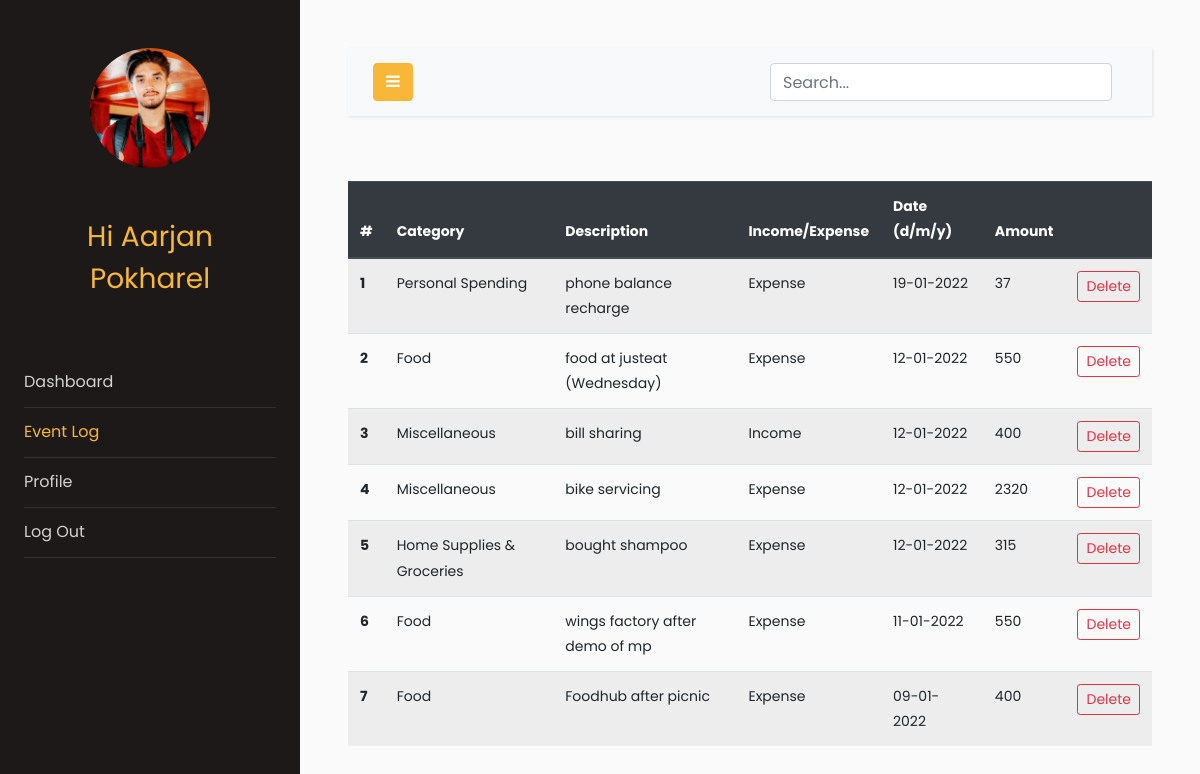
Screenshot of /passbook (signed in) with the database file from the repository.
### models.py (models this page shows, shortened)
class Users(db.Model, UserMixin):
    __tablename__ = "users"
    id = db.Column(db.Integer, primary_key=True)
    email = db.Column(db.String(64), unique=True, index=True)
    name = db.Column(db.String(64))
    pasword_hash = db.Column(db.String(128))
    income = db.Column(db.Integer)
    budget = db.Column(db.Integer, default=0)
    profile_image = db.Column(
        db.String(128), nullable=False, default="default_profile.jpeg"
    )
    trans = db.relationship("Transactions", backref="User", lazy="dynamic")

class Transactions(db.Model):
    __searchable__ = ["description", "cat", "amount", "date"]
    users = db.relationship(Users)
    id = db.Column(db.Integer, primary_key=True)
    cashFlow = db.Column(db.Integer)
    amount = db.Column(db.Integer)
    description = db.Column(db.String(64))
    cat = db.Column(db.String(64))
    date = db.Column(db.DateTime)
    userId = db.Column(db.Integer, db.ForeignKey("users.id"), nullable=False)

### app.py (the view)
@app.route("/passbook", methods=["GET", "POST"])
@login_required
def passbook():
    uid = current_user.id
    trans_data = Transactions.query.filter_by(userId=uid).order_by(
        Transactions.date.desc()
    )
    return render_template("passbook.html", trans_data=trans_data)

### models.py (called while the page is built)
@login_manager.user_loader
def load_user(user_id):
    return Users.query.get(user_id)

### templates/passbook.html (shortened to what this page needs)
<!doctype html>
<html lang="en">
<head>
    <link rel="stylesheet" href="https://stackpath.bootstrapcdn.com/font-awesome/4.7.0/css/font-awesome.min.css">
<link rel="stylesheet" href="{{ url_for('static', filename='css1/style.css') }}">
</head>
<body>
    <div class="wrapper d-flex align-items-stretch">
        <nav id="sidebar">
            <div class="p-4 pt-5">
                <a href="#" class="img logo rounded-circle mb-5" style="background-image: url({{url_for('static',filename='profile_pics/'+current_user.profile_image)}})"></a>
                <h3 style="color: #f8b739; font-family: Poppins, Arial, sans-serif; text-align: center;">Hi {{current_user.name}}</h3>
                <br>
                <br>
                <ul class="list-unstyled components mb-5">
                    <li>
                        <a href="{{url_for('dashboard')}}">Dashboard</a>
                    </li>
                    <li class="active">
                        <a href="{{url_for('passbook')}}">Event Log</a>
                    </li>
                    <li>
                        <a href="{{url_for('profile')}}">Profile</a>
                    </li>
                    <li>
                        <a href="{{url_for('logout')}}">Log Out</a>
                    </li>
                </ul>
            </div>
        </nav>
        <div id="content" class="p-4 p-md-5">
            <nav class="navbar navbar-expand-lg navbar-light bg-light">
                <div class="container-fluid">
                    <button type="button" id="sidebarCollapse" class="btn btn-primary">
                        <i class="fa fa-bars"></i>
                    </button>
                    <form action="search" , method="GET">
                        <div class="container h-50">
                            <div class="d-flex justify-content-center h-100">
                                <input type="search" class="form-control ds-input" id="search-input" name="query" placeholder="Search..." aria-label="Search for..."
                                    autocomplete="off" data-docs-version="4.5" spellcheck="false" role="combobox" aria-autocomplete="list"
                                    aria-expanded="false" aria-owns="algolia-autocomplete-listbox-0" dir="auto"
                                    style="position: relative; vertical-align: top;">
                            </div>
                        </div>
                    </form>
                </div>
            </nav>
            <br>
            <table class="table table-striped">
                <thead class="thead-dark">
                    <tr>
                        <th scope="col">#</th>
                        <th scope="col">Category</th>
                        <th scope="col">Description</th>
                        <th scope="col">Income/Expense</th>
                        <th scope="col">Date (d/m/y)</th>
                        <th scope="col">Amount</th>
                        <th scope="col"></th>
                    </tr>
                </thead>
                <tbody>
                    {%for r in trans_data%}
                    <tr>
                        <th scope="row">{{loop.index0 + 1}}</th>
                        <td>{{r.cat}}</td>
                        <td>{{r.description}}</td>
                        {%if r.cashFlow == 1 %}
                        <td>Income</td>
                        {%else%}
                        <td>Expense</td>
                        {%endif%}
                        <td>{{r.date.strftime('%d-%m-%Y')}}</td>
                        <td>{{r.amount}}</td>
                        <td><button type="button" class="btn btn-outline-danger btn-sm" data-toggle="modal" data-target="#del{{r.id}}">
                            Delete
                        </button></td>
                    </tr>
                    {%endfor%}
                </tbody>
            </table>
        </div>
    </div>
</body>
</html>

### rows the page displays
Users: profile_image (picture), name "Aarjan Pokharel"
Transactions: cat "Personal Spending", description "phone balance recharge", cashFlow "Expense", date "19-01-2022", amount "37"
Transactions: cat "Food", description "food at justeat (Wednesday)", cashFlow "Expense", date "12-01-2022", amount "550"
Transactions: cat "Miscellaneous", description "bill sharing", cashFlow "Income", date "12-01-2022", amount "400"
Transactions: cat "Miscellaneous", description "bike servicing", cashFlow "Expense", date "12-01-2022", amount "2320"
Transactions: cat "Home Supplies & Groceries", description "bought shampoo", cashFlow "Expense", date "12-01-2022", amount "315"
Transactions: cat "Food", description "wings factory after demo of mp", cashFlow "Expense", date "11-01-2022", amount "550"
Transactions: cat "Food", description "Foodhub after picnic", cashFlow "Expense", date "09-01-2022", amount "400"
